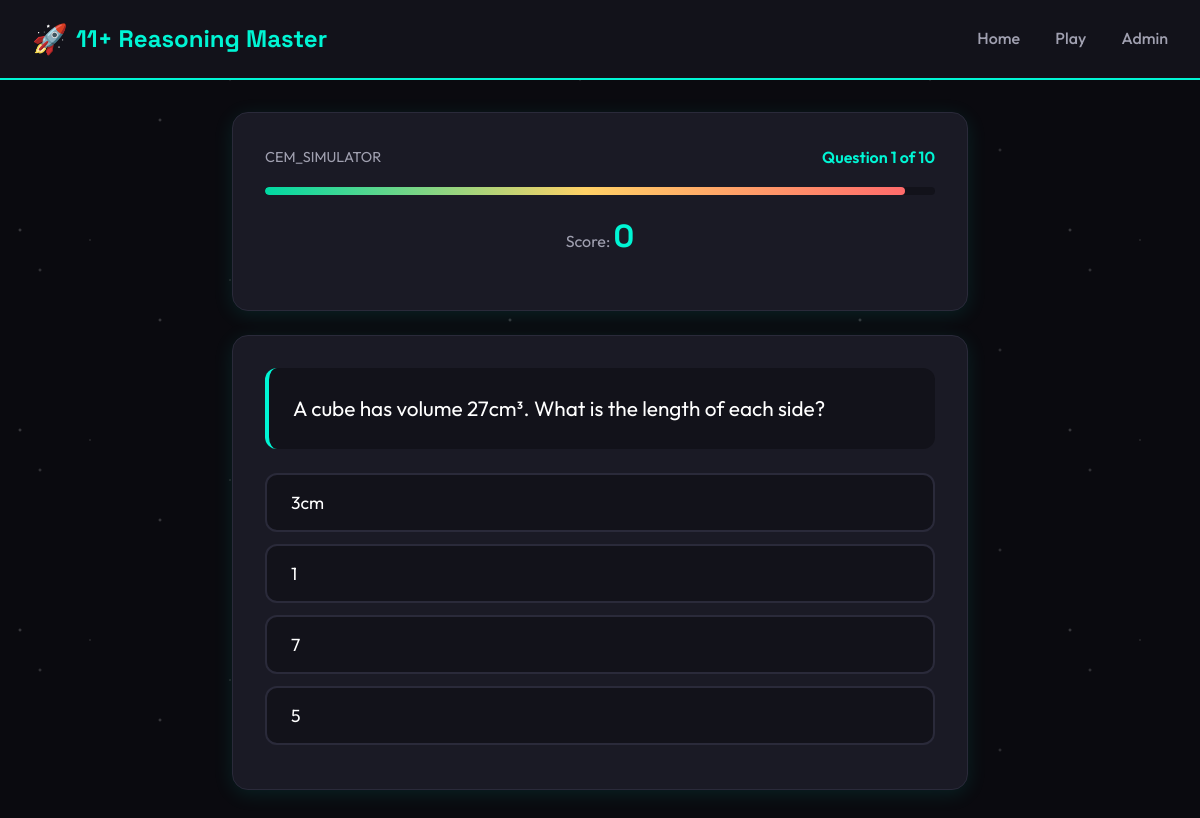
Screenshot of /game/ with the database file from the repository.
### reasoning/models.py (models this page shows, shortened)
class Question(models.Model):
    QUESTION_TYPES = [
        ('non_verbal', 'Non-Verbal Reasoning'),
        ('verbal', 'Verbal Reasoning'),
        ('spatial', 'Spatial Reasoning'),
        ('mixed', 'Mixed'),
    ]
    SUBTYPES = [
        ('sequence', 'Sequence'),
        ('rotation', 'Rotation'),
        ('odd_one_out', 'Odd One Out'),
        ('mirror', 'Mirror/Reflection'),
        ('hidden_shapes', 'Hidden Shapes'),
        ('letter_series', 'Letter Series'),
        ('word_code', 'Word Code'),
        ('number_pattern', 'Number Pattern'),
        ('letter_number', 'Letter-Number Code'),
        ('cube_faces', 'Cube Faces'),
        ('nets', 'Nets'),
        ('rotation_3d', '3D Rotation'),
        ('block_counting', 'Block Counting'),
    ]
    DIFFICULTIES = [
        ('easy', 'Easy'),
        ('medium', 'Medium'),
        ('hard', 'Hard'),
    ]
    id = models.CharField(max_length=50, primary_key=True)
    type = models.CharField(max_length=20, choices=QUESTION_TYPES)
    subtype = models.CharField(max_length=30, choices=SUBTYPES)
    difficulty = models.CharField(max_length=10, choices=DIFFICULTIES)
    question_text = models.TextField()
    options = models.JSONField(default=list)
    answer = models.CharField(max_length=200)
    explanation = models.TextField()
    technique = models.TextField()
    created_at = models.DateTimeField(auto_now_add=True)
    class Meta:
        ordering = ['type', 'difficulty', 'id']

### reasoning/views.py (the view)
# urls.py: path('game/', views.game, name='game'),
def game(request, mode='cem_simulator'):
    if mode == 'cem_simulator':
        questions = list(Question.objects.all().order_by('?')[:10])
    elif mode == 'non_verbal':
        questions = list(Question.objects.filter(type='non_verbal').order_by('?')[:10])
    elif mode == 'verbal':
        questions = list(Question.objects.filter(type='verbal').order_by('?')[:10])
    elif mode == 'spatial':
        questions = list(Question.objects.filter(type='spatial').order_by('?')[:10])
    else:
        questions = list(Question.objects.all().order_by('?')[:10])
    return render(request, 'reasoning/game.html', {
        'questions': questions,
        'mode': mode,
    })

### reasoning/templates/reasoning/game.html (shortened to what this page needs)
{% extends 'reasoning/base.html' %}
{% block content %}
<div class="card">
    <div style="display: flex; justify-content: space-between; align-items: center; margin-bottom: 1rem;">
        <span style="color: var(--text-secondary); text-transform: uppercase; font-size: 0.9rem;">
            {{ mode|title|default:"CEM Simulator" }}
        </span>
        <span id="question-counter" style="color: var(--accent-primary); font-weight: 600;">
            Question 1 of {{ questions|length }}
        </span>
    </div>
    <div class="timer-bar">
        <div id="timer-fill" class="timer-fill" style="width: 100%;"></div>
    </div>
    <div style="text-align: center; margin: 1rem 0;">
        <span style="color: var(--text-secondary);">Score: </span>
        <span id="score" class="score" style="font-size: 2rem;">0</span>
    </div>
</div>
{% for question in questions %}
<div class="card question-card" id="question-{{ forloop.counter }}" {% if not forloop.first %}style="display: none;"{% endif %}%>
    <div class="question-text">
        {{ question.question_text }}
    </div>
    <div class="options">
        {% for option in question.options %}
        <button class="option" onclick="checkAnswer('{{ question.id }}', '{{ option }}', this)">
            {{ option }}
        </button>
        {% endfor %}
    </div>
</div>
{% endfor %}
{% endblock %}

### reasoning/templates/reasoning/base.html (style rules this page uses)
:root { --bg-primary: #0a0a0f; --bg-secondary: #12121a; --bg-card: #1a1a25; --text-primary: #ffffff; --text-secondary: #a0a0b0; --accent-primary: #00f5d4; --accent-secondary: #ff6b6b; --accent-success: #00d9a3; --accent-warning: #ffd166; --border-color: #2a2a3a; }
* { margin: 0; padding: 0; box-sizing: border-box; }
body { font-family: 'Outfit', sans-serif; background: var(--bg-primary); color: var(--text-primary); min-height: 100vh; line-height: 1.6; }
body::before { content: ''; position: fixed; top: 0; left: 0; width: 100%; height: 100%; background-image: radial-gradient(2px 2px at 20px 30px, #eee, transparent), radial-gradient(2px 2px at 40px 70px, rgba(255,255,255,0.8), transparent), radial-gradient(1px 1px at 90px 40px, #fff, transparent), radial-gradient(2px 2px at 160px 120px, rgba(255,255,255,0.9), transparent), radial-gradient(1px 1px at 230px 80px, #fff, transparent), radial-gradient(2px 2px at 300px 150px, rgba(255,255,255,0.7), transparent); background-repeat: repeat; background-size: 350px 200px; opacity: 0.3; z-index: -1; animation: twinkle 10s ease-in-out infinite; }
.card { background: var(--bg-card); border: 1px solid var(--border-color); border-radius: 16px; padding: 2rem; margin-bottom: 1.5rem; box-shadow: 0 4px 20px rgba(0, 245, 212, 0.1); transition: transform 0.3s, box-shadow 0.3s; }
.option { display: block; width: 100%; padding: 1rem 1.5rem; margin: 0.75rem 0; background: var(--bg-secondary); border: 2px solid var(--border-color); border-radius: 12px; color: var(--text-primary); font-family: 'Outfit', sans-serif; font-size: 1.1rem; cursor: pointer; transition: all 0.3s; text-align: left; }
.timer-bar { height: 8px; background: var(--bg-secondary); border-radius: 4px; overflow: hidden; margin: 1rem 0; }
.timer-fill { height: 100%; background: linear-gradient(90deg, var(--accent-success), var(--accent-warning), var(--accent-secondary)); border-radius: 4px; transition: width 1s linear; }
.score { font-family: 'Space Grotesk', sans-serif; font-size: 3rem; font-weight: 700; color: var(--accent-primary); text-align: center; }
.question-text { font-size: 1.3rem; margin-bottom: 1.5rem; padding: 1.5rem; background: var(--bg-secondary); border-radius: 12px; border-left: 4px solid var(--accent-primary); }

### rows the page displays
Question: question_text "A cube has volume 27cm³. What is the length of each side?", options "3cm" "1" "7" "5"

### other values shown
{{ mode|title|default:"CEM Simulator" }} "CEM_SIMULATOR"
{{ questions|length }} "10"
